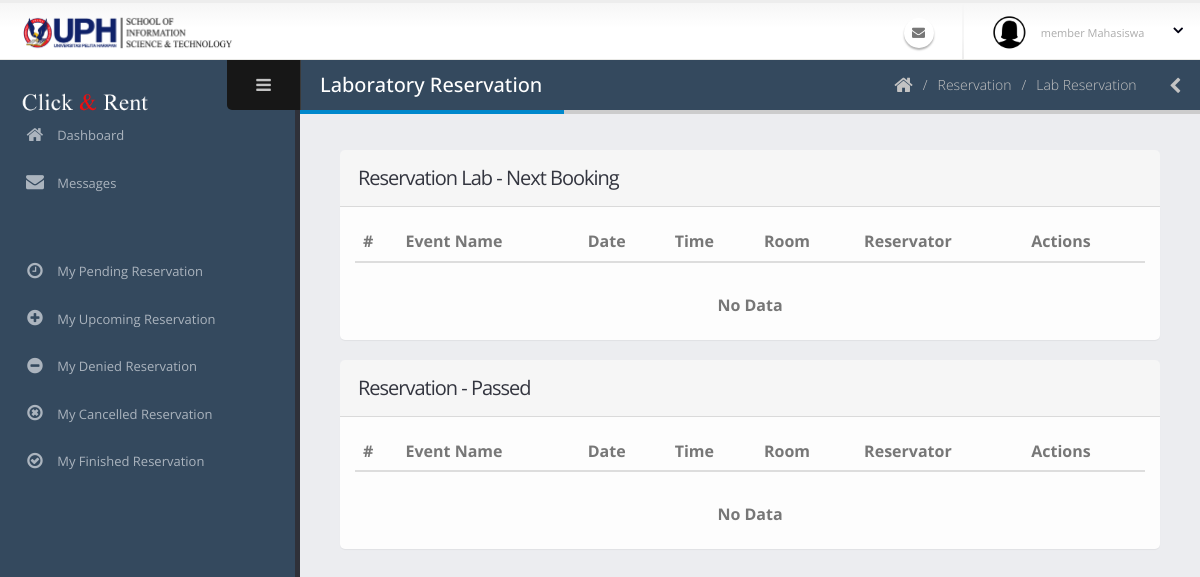
/admin/peminjamanAdminLab.php, run on an earlier commit of the app's database.
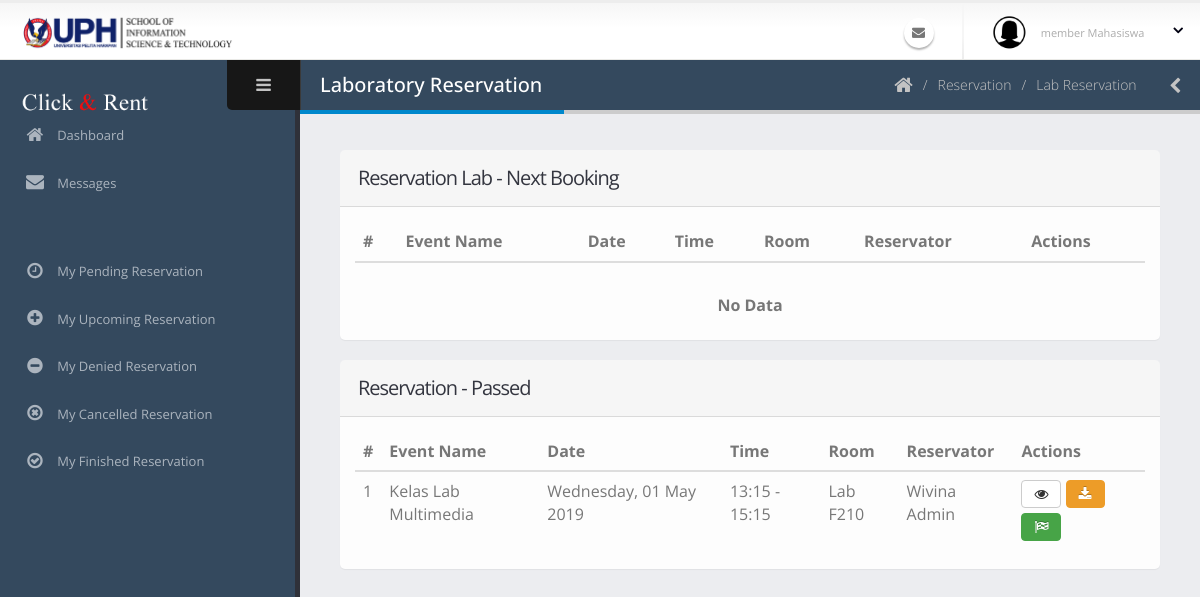
And on a later commit of the database.
### tables this page shows
CREATE TABLE `peminjaman` (
  `id_peminjaman` varchar(40) NOT NULL COMMENT 'PJ-0',
  `tanggal_peminjaman` date NOT NULL,
  `id_ruangan` varchar(40) NOT NULL,
  `waktu_mulai` time NOT NULL,
  `waktu_selesai` time NOT NULL,
  `id_pengguna` varchar(40) NOT NULL,
  `acara` varchar(70) NOT NULL,
  `jumlah_peserta` int(11) NOT NULL,
  `id_kategoriAcara` int(11) NOT NULL,
  `deskripsi_acara` text NOT NULL,
  `status_peminjaman` int(11) NOT NULL COMMENT '0:TUNGGU APPROVE, 1:APPROVED, 3:SELESAI, 4:TIDAK APPROVE 5:DIBATALKAN 6:TIMEOUT',
  `user_add` varchar(40) NOT NULL,
  `waktu_add` datetime NOT NULL,
  `user_edit` varchar(40) NOT NULL,
  `waktu_edit` datetime NOT NULL,
  `user_delete` varchar(40) NOT NULL,
  `waktu_delete` datetime NOT NULL,
  `status_delete` int(11) NOT NULL
);

CREATE TABLE `ruangan` (
  `id_ruangan` varchar(40) NOT NULL COMMENT 'R-0',
  `nama_ruangan` varchar(60) NOT NULL,
  `jenis_ruangan` int(11) NOT NULL COMMENT '1:LABORATORY, 2: MEETING ROOM',
  `gedung_lantai` varchar(20) NOT NULL,
  `kapasitas` int(11) NOT NULL,
  `deskripsi` text NOT NULL,
  `user_add` varchar(40) NOT NULL,
  `waktu_add` datetime NOT NULL,
  `user_edit` varchar(40) NOT NULL,
  `waktu_edit` datetime NOT NULL,
  `user_delete` varchar(40) NOT NULL,
  `waktu_delete` datetime NOT NULL,
  `status_delete` int(11) NOT NULL
);

CREATE TABLE `pengguna` (
  `id_pengguna` varchar(40) NOT NULL COMMENT 'USER-0',
  `email` varchar(50) NOT NULL,
  `kata_sandi` text NOT NULL,
  `nama_lengkap` varchar(60) NOT NULL,
  `jenis_kelamin` char(1) NOT NULL,
  `tanggal_lahir` date NOT NULL,
  `alamat` text NOT NULL,
  `no_hp` varchar(20) NOT NULL,
  `tanggal_masuk` date NOT NULL,
  `status_pengguna` int(11) NOT NULL COMMENT '1: SUPER ADMIN, 2: ADMIN, 3: MEMBER DOSEN, 4:MEMBER MAHASISWA',
  `status_daftar` int(11) NOT NULL COMMENT '0 =TIDAK AKTIF, 1=MENUNGGU APPROVE, 2=AKTIF, 3=DITOLAK',
  `user_add` varchar(40) NOT NULL,
  `waktu_add` datetime NOT NULL,
  `user_edit` varchar(40) NOT NULL,
  `waktu_edit` datetime NOT NULL,
  `user_delete` varchar(40) NOT NULL,
  `waktu_delete` datetime NOT NULL,
  `status_delete` int(11) NOT NULL
);

### admin/peminjamanAdminLab.php (the view, shortened to what the changed rows need)
<?php include('../koneksi.php'); ?>
<?php include('req/head.php');?>
<?php include('req/header.php');?>
<?php include('req/leftbar.php');?>
	<section role="main" class="content-body">
		<header class="page-header">
			<h2>Laboratory Reservation</h2>
		</header>
<section class="panel">
    <header class="panel-heading">
        <h2 class="panel-title">Reservation Lab - Next Booking</h2>
    </header>
    <div class="panel-body">
        <div class="table-responsive">
            <table class="table table-hover mb-none">
                <thead>
                    <tr>
                        <th>#</th>
                        <th>Event Name</th>
                        <th>Date</th>
                        <th>Time</th>
                        <th>Room</th>
                        <th>Reservator</th>
                        <th>Actions</th>
                    </tr>
                </thead>
            </table>
        </div>
    </div>
</section>
<section class="panel">
    <header class="panel-heading">
        <h2 class="panel-title">Reservation - Passed</h2>
    </header>
    <div class="panel-body">
        <div class="table-responsive">
            <table class="table table-hover mb-none">
                <thead>
                    <tr>
                        <th>#</th>
                        <th>Event Name</th>
                        <th>Date</th>
                        <th>Time</th>
                        <th>Room</th>
                        <th>Reservator</th>
                        <th>Actions</th>
                    </tr>
                </thead>
                <tbody>
                <?php
                        $query = mysqli_query($koneksi, "SELECT * FROM peminjaman join ruangan join pengguna join kategori_acara on kategori_acara.id_kategoriAcara = peminjaman.id_kategoriAcara AND ruangan.id_ruangan = peminjaman.id_ruangan AND pengguna.id_pengguna = peminjaman.id_pengguna WHERE ruangan.jenis_ruangan='1' AND status_peminjaman='1' AND id_peminjaman not in (select id_peminjaman from peminjaman where tanggal_peminjaman>=curdate()) or id_peminjaman in (select id_peminjaman from peminjaman where waktu_selesai<=curtime() and tanggal_peminjaman=curdate()) and status_peminjaman='1' order by tanggal_peminjaman desc");
                        $no=0;
if(mysqli_num_rows($query)==0){
    ?>
    <td colspan="7" style="text-align:center"><br><b>No Data</b></td>
<?php
}else{
                        while($data=mysqli_fetch_array($query)){
                            $no++;
                            $time = $data['tanggal_peminjaman'];
                            $times = date("l, d F Y",strtotime($time));
                            $mulai = date("H:i",strtotime($data['waktu_mulai']));
                            $selesai = date("H:i",strtotime($data['waktu_selesai']));
                        ?>
                    <tr>
                        <td><?php echo $no ?></td>
                        <td><?php echo $data['acara'] ?></td>
                        <td><?php echo $times ?></td>
                        <td><?php echo $mulai . " - " . $selesai ?></td>
                        <td><?php echo $data['nama_ruangan'] ?></td>
                        <td><?php echo $data['nama_lengkap'] ?></td>
                        <td class=" actions-fade">
                        <a class="modal-with-form btn btn-default" data-toggle="tooltip" data-placement="top" title="Detail" href="#detailpinjamnya<?php echo $data['id_peminjaman'];?>"><i class="fa fa-eye"></i>
                        </a>
                            <a class="btn btn-warning" data-toggle="tooltip" data-placement="top" title="PDF" href="cetakPeminjamanAkanDatang.php?idpinjam=<?php echo $data['id_peminjaman'] ?>" target="_blank" ><i class='fa fa-download' ></i>
                            </a>
                            <a class="btn btn-success mb-xs mt-xs mr-xs modal-sizes"data-toggle="tooltip" data-placement="top" title="Finish" href="#selesaikan<?php echo $data['id_peminjaman'];?>"><i class='fa fa-flag-checkered'></i></a>
                        </td>
                    </tr>
                    <?php }} ?>
                </tbody>
            </table>
        </div>
    </div>
</section>
<?php include('req/endtitle.php');?>
<?php include('req/script.php');?>

What changed in the data, as far as the page shows it:
added peminjaman: acara "Kelas Lab Multimedia", tanggal_peminjaman "Wednesday, 01 May 2019", waktu_mulai "13:15", waktu_selesai "15:15", id_ruangan.nama_ruangan "Lab F210", id_pengguna.nama_lengkap "Wivina Admin"
Also different on the page:
text no longer shown: "No Data"
